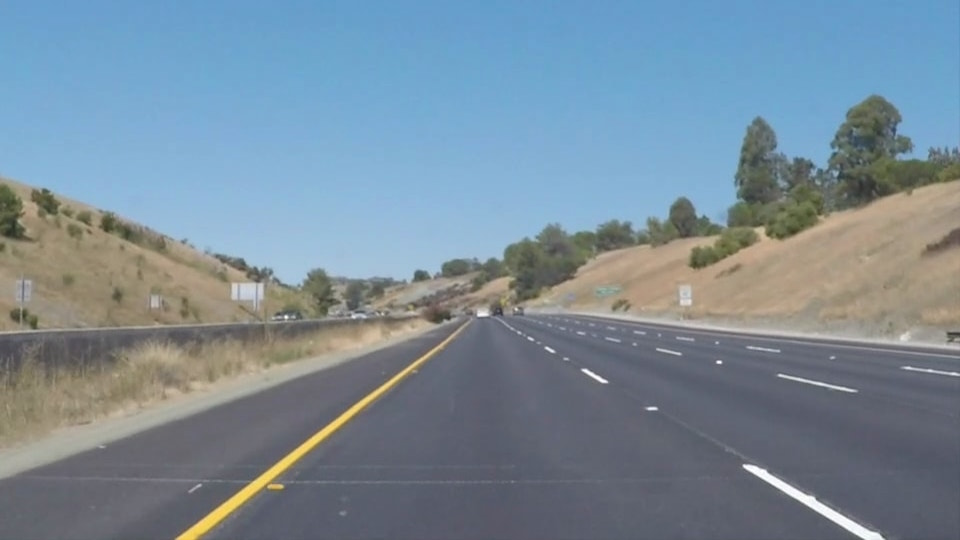
#> input picture image/whiteCarLaneSwitch.jpg, 960 x 540 px
$ python -i LineType.py   (imports and definitions only)
#> lines starting #> are read from the running program, lines starting #| are printed output that depends on the picture; after the words box and inside, x2 and y2 are one past the last pixel; in counts of white or black regions, pixels touching at a corner belong together
import matplotlib.pyplot as plt
import numpy as np
import cv2
def show_image_list(img_list, cols=2, fig_size=(15, 15), img_labels='name', show_ticks=True):
    img_count = len(img_list)
    rows = int(img_count / cols)
    cmap = None
    plt.figure(figsize=fig_size)
    for i in range(0, img_count):
        try:
            img_name = img_labels[i]
        except IndexError:
            img_name = "IMAGE_MISSING"

        plt.subplot(rows, cols, i+1)
        img = img_list[i]
        if len(img.shape) < 3:
            cmap = "gray"

        if not show_ticks:
            plt.xticks([])
            plt.yticks([])

        plt.imshow(img, cmap=cmap)

    plt.tight_layout()
    plt.show()

def roi(img):
    x = int(img.shape[1])
    y = int(img.shape[0])
    shape = np.array([[int(0), int(y)], [int(x), int(y)], [int(0.55*x), int(0.6*y)], [int(0.45*x), int(0.6*y)]])
    #define a numpy array with the dimensions of img, but comprised of zeros
    mask = np.zeros_like(img)
    #Uses 3 channels or 1 channel for color depending on input image
    if len(img.shape) > 2:
        channel_count = img.shape[2]
        ignore_mask_color = (255,) * channel_count
    else:
        ignore_mask_color = 255
    #creates a polygon with the mask color
    cv2.fillPoly(mask, np.int32([shape]), ignore_mask_color)

    #returns the image only where the mask pixels are not zero
    masked_image = cv2.bitwise_and(img, mask)
    # show_image_list([img, mask,masked_image], cols=3, fig_size=(15, 15),
    #                 img_labels=['original', 'hsl'])
    return masked_image
def color_filter(image):
    #convert to HLS to mask based on HLS
    hls = cv2.cvtColor(image, cv2.COLOR_RGB2HLS)
    lower = np.array([0,190,0])
    upper = np.array([255,255,255])
    yellower = np.array([10,0,90])
    yelupper = np.array([50,255,255])
    yellowmask = cv2.inRange(hls, yellower, yelupper)
    whitemask = cv2.inRange(hls, lower, upper)
    mask = cv2.bitwise_or(yellowmask, whitemask)
    masked = cv2.bitwise_and(image, image, mask = mask)
    return masked

def grayscale(img):
    return cv2.cvtColor(img, cv2.COLOR_RGB2GRAY)

def classify_lines(lines, threshold_length=80):
    solid_lines = []
    dotted_lines = []

    for line in lines:
        x1, y1, x2, y2 = line[0]

        # Calculate the length of the line
        line_length = np.sqrt((x2 - x1) ** 2 + (y2 - y1) ** 2)

        # Classify lines based on length
        if line_length > threshold_length:
            solid_lines.append(line)
        else:
            dotted_lines.append(line)

    return solid_lines, dotted_lines
def hough_lines(img, rho, theta, threshold, min_line_len, max_line_gap):
    """
    `img` should be the output of a Canny transform.
    """
    lines = cv2.HoughLinesP(img, rho, theta, threshold, np.array([]), minLineLength=min_line_len, maxLineGap=max_line_gap)
    line_img = np.zeros((img.shape[0], img.shape[1], 3), dtype=np.uint8)
    solid_lines, dotted_lines = classify_lines(lines)
    draw_separate_lines(line_img, solid_lines, color=(0, 0, 255), thickness=5,label="Solid")  # Red for solid lines
    draw_separate_lines(line_img, dotted_lines, color=(0, 255, 0), thickness=2,label="Dashed")  # Green for dotted lines

    #draw_lines(line_img, lines)
    return line_img

rightSlope, leftSlope, rightIntercept, leftIntercept = [],[],[],[]

def draw_separate_lines(image, lines, color = (0, 255, 0), thickness=2, label='Lane'):
    # Draw the lines on the image
    for line in lines:
        x1, y1, x2, y2 = line[0]
        cv2.line(image, (x1, y1), (x2, y2), color, thickness)
        cv2.putText(image, label, (x1, y1 - 5), cv2.FONT_HERSHEY_SIMPLEX, 0.5, (0, 255, 0), 2)

    return image
def process_lane_line_detection(image):
    filterimg = color_filter(image)

    interest = roi(filterimg)
    # show_image_list([image, filterimg,interest], cols=3, fig_size=(15, 15),
    #                 img_labels=['original', 'hsl'])

    canny = cv2.Canny(grayscale(interest), 50, 120)
    myline = hough_lines(canny, 1, np.pi / 180, 10, 20, 5)
    weighted_img = cv2.addWeighted(myline, 1, image, 0.8, 0)
    return weighted_img


# [21 lines of commented-out code are left out]

>>> import cv2
>>> picture = cv2.cvtColor(cv2.imread('image/whiteCarLaneSwitch.jpg'), cv2.COLOR_BGR2RGB)
>>> result = process_lane_line_detection(picture)
#> in color_filter, `hls = cv2.cvtColor(image, cv2.COLOR_RGB2HLS)`: hls: shape (540, 960, 3); mean of channels 0, 1, 2 85.9, 137.3, 65.5
#> in color_filter, `yellowmask = cv2.inRange(hls, yellower, yelupper)`:
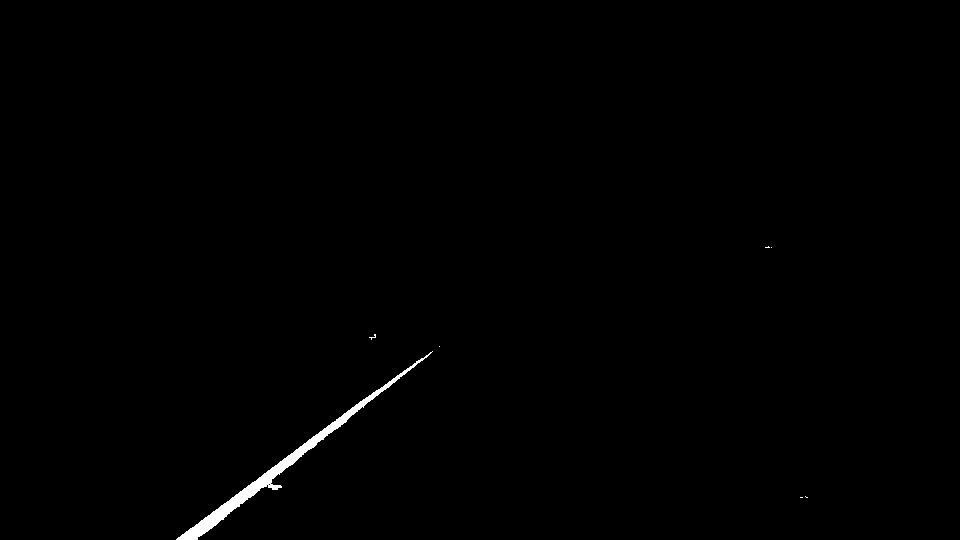
#> yellowmask: shape (540, 960); 0.5% white; 7 white regions (6 under 20 px), largest, box (x1, y1, x2, y2) and area: (176, 351, 433, 540) 2549
#> in color_filter, `whitemask = cv2.inRange(hls, lower, upper)`:
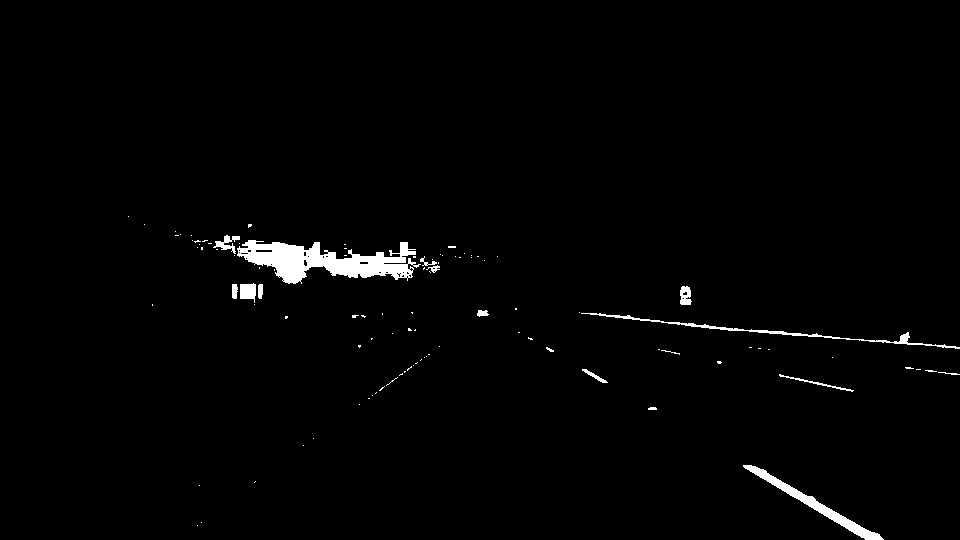
#> whitemask: shape (540, 960); 1.5% white; 102 white regions (85 under 20 px), largest, box (x1, y1, x2, y2) and area: (237, 240, 421, 284) 4027, (743, 465, 884, 540) 1296, (581, 313, 960, 349) 899
#> in color_filter, `mask = cv2.bitwise_or(yellowmask, whitemask)`:
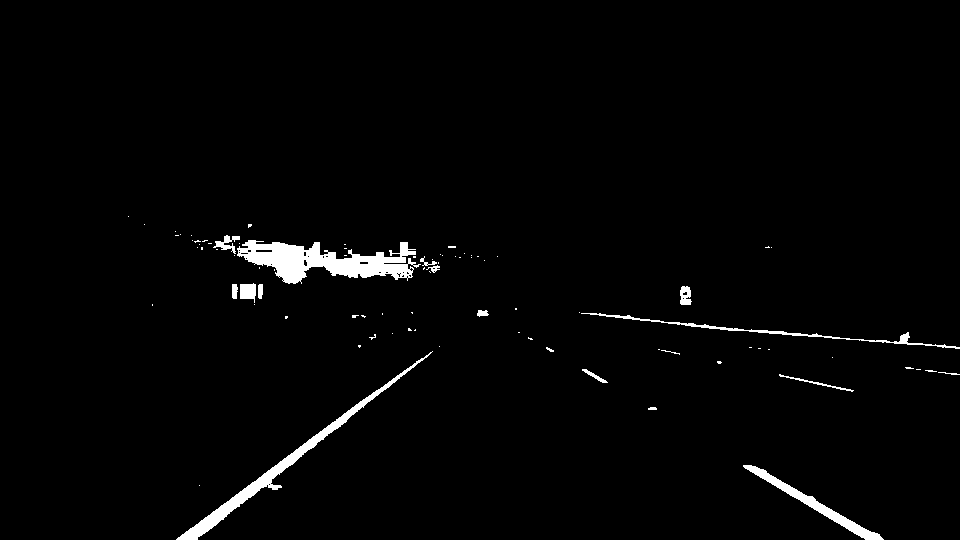
#> mask: shape (540, 960); 2% white; 85 white regions (67 under 20 px), largest, box (x1, y1, x2, y2) and area: (237, 240, 421, 284) 4027, (176, 351, 433, 540) 2549, (743, 465, 884, 540) 1296
#> in roi, `cv2.fillPoly(mask, np.int32([shape]), ignore_mask_color)`:
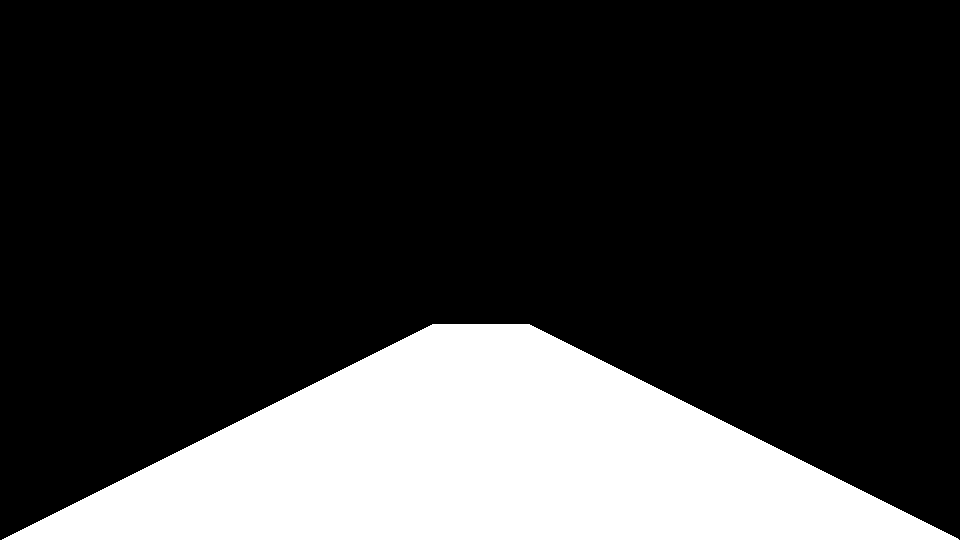
#> mask: shape (540, 960, 3); 22% white; 1 white region, box (x1, y1, x2, y2) and area: (2, 324, 959, 540) 114047
#> in process_lane_line_detection, `canny = cv2.Canny(grayscale(interest), 50, 120)`:
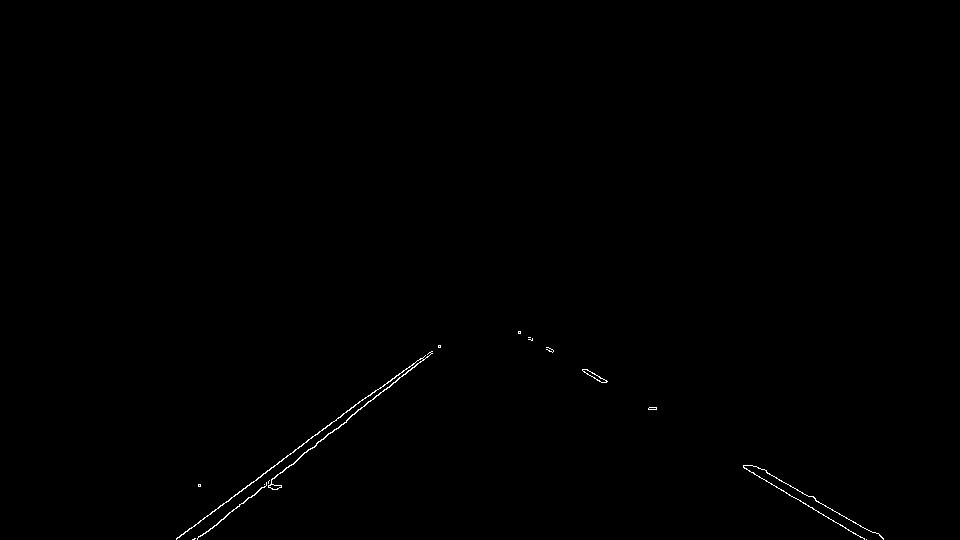
#> canny: shape (540, 960); 0.25% white in thin lines or dots, all inside (x1, y1, x2, y2) = (176, 331, 884, 540)
#> in hough_lines, `lines = cv2.HoughLinesP(img, rho, theta, threshold, np.array([]), minL..`: lines = 17 rows, first 6: [251, 497, 274, 478], [294, 450, 420, 358], [259, 489, 354, 414], [743, 467, 860, 537], [200, 520, 302, 445], [766, 472, 860, 525]
#> the loop in classify_lines, `for line in lines:` made 17 passes
#> (x1, y1, x2, y2, line_length) on passes 1 to 12: (251, 497, 274, 478, 29.83), (294, 450, 420, 358, 156), (259, 489, 354, 414, 121), (743, 467, 860, 537, 136.3), (200, 520, 302, 445, 126.6), (766, 472, 860, 525, 107.9), (176, 538, 265, 473, 110.2), (348, 418, 431, 353, 105.4), (755, 466, 797, 489, 47.89), (193, 539, 216, 525, 26.93), (744, 467, 864, 539, 139.9), (585, 369, 607, 381, 25.06)
#> after the loop in classify_lines, `for line in lines:`: dotted_lines = [[[251, 497, 274, 478]], [[755, 466, 797, 489]], [[193, 539, 216, 525]], [[585, 369, 607, 381]], [[241, 503, 266, 484]], [[816, 501, 872, 532]], [[380, 388, 407, 368]], [[396, 381, 416, 365]], [[833, 520, 863, 538]]]; solid_lines = [[[294, 450, 420, 358]], [[259, 489, 354, 414]], [[743, 467, 860, 537]], [[200, 520, 302, 445]], [[766, 472, 860, 525]], [[176, 538, 265, 473]], [[348, 418, 431, 353]], [[744, 467, 864, 539]]]
#> the loop in draw_separate_lines, `for line in lines:` made 8 passes
#> call 2 of draw_separate_lines, with color = (0, 255, 0), thickness = 2, label = 'Dashed'
#> the loop in draw_separate_lines (call 2), `for line in lines:` made 9 passes
#> after the loop in draw_separate_lines (call 2), `for line in lines:`:
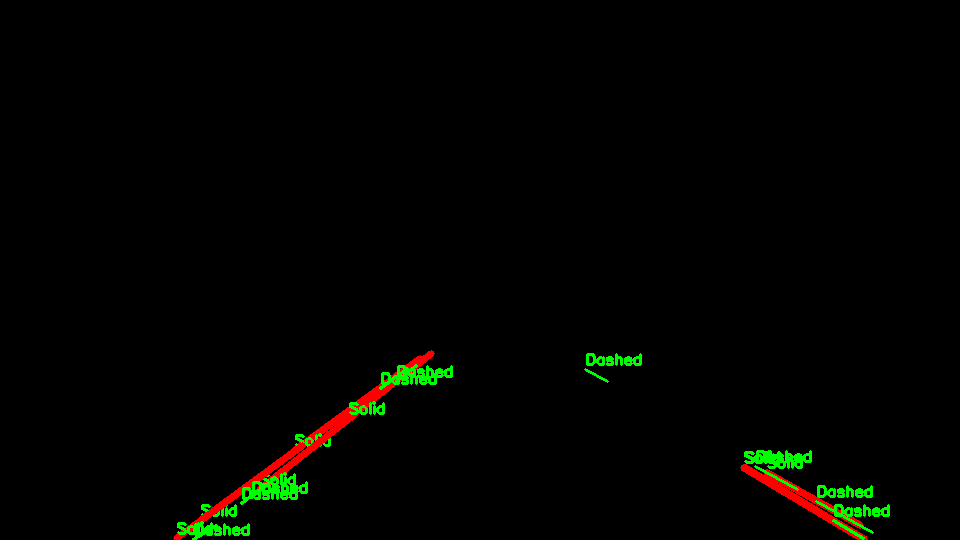
#> image: shape (540, 960, 3); mean of channels 0, 1, 2 0, 2.9, 2.1; drawn as B, G, R
#> in process_lane_line_detection, `weighted_img = cv2.addWeighted(myline, 1, image, 0.8, 0)`:
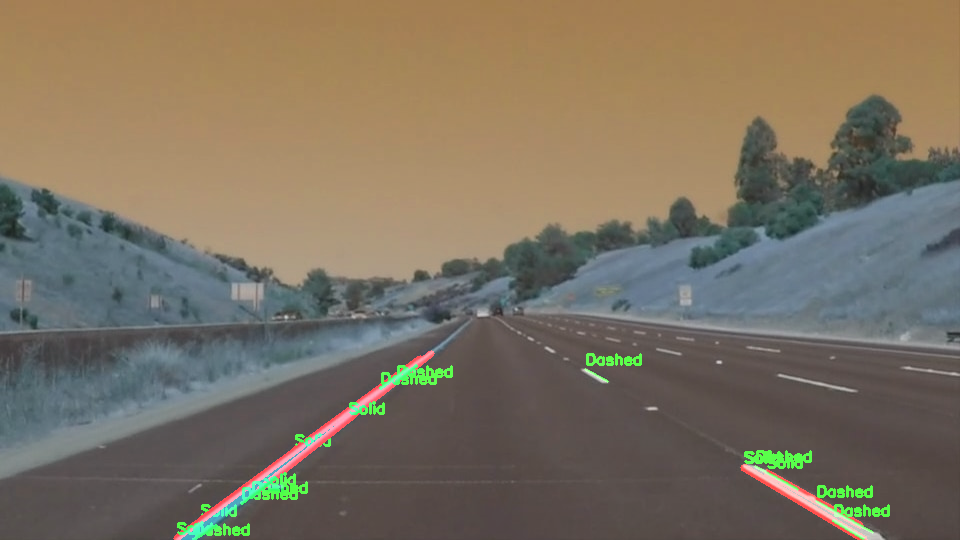
#> weighted_img: shape (540, 960, 3); mean of channels 0, 1, 2 97, 113.3, 123.5; drawn as B, G, R
